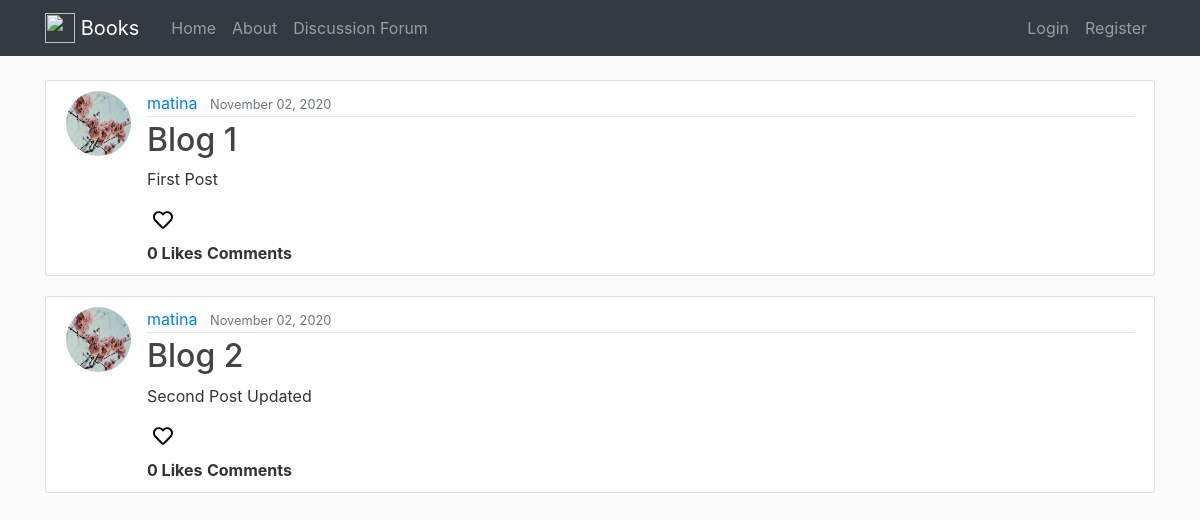
/forum/, run on an earlier commit of the app's database.
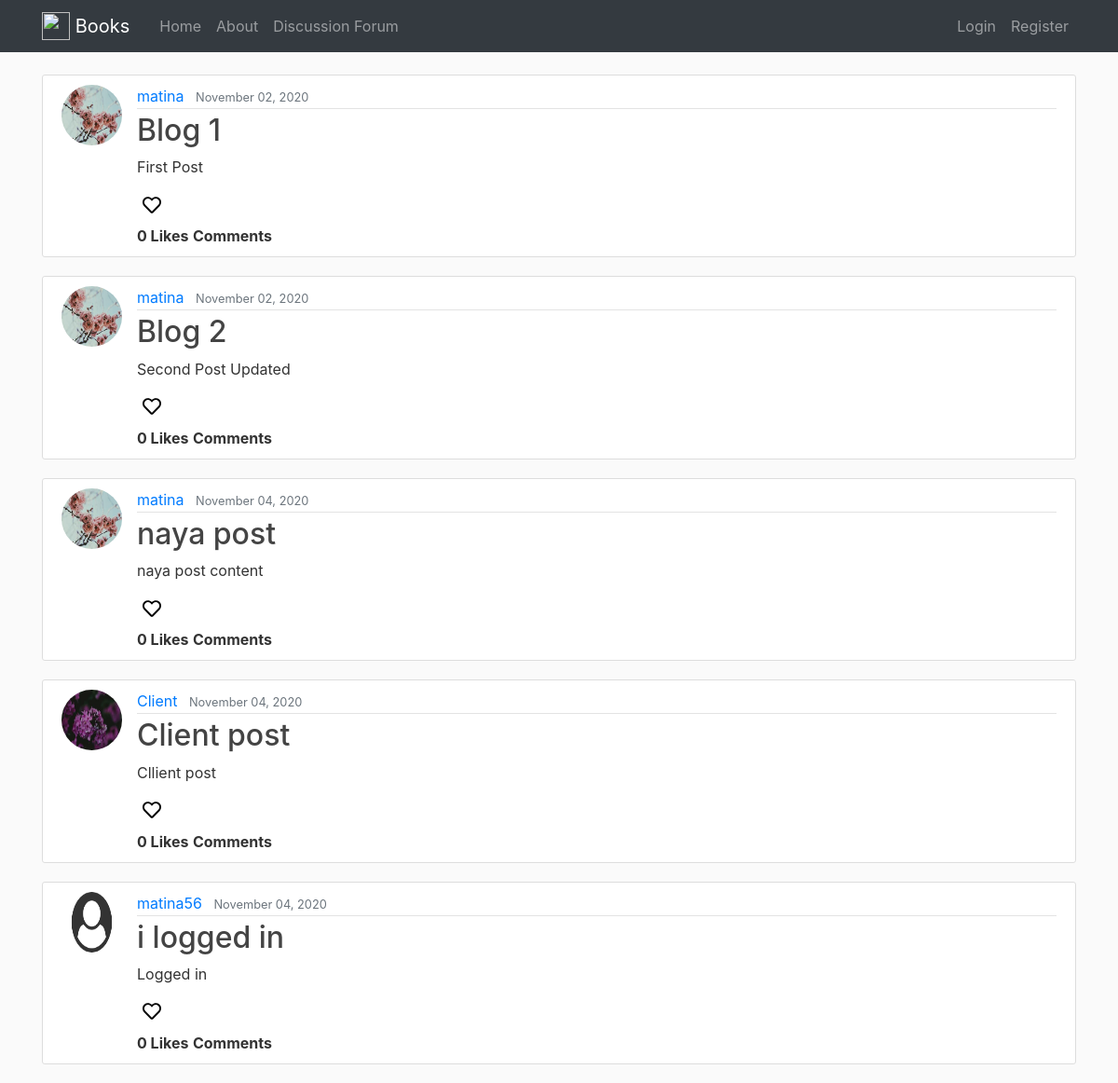
And on a later commit of the database.
### forum/models.py (models this page shows, shortened)
class Post(models.Model):
    title = models.CharField(max_length=100)
    content = models.TextField()
    date_posted = models.DateTimeField(default=timezone.now)
    author = models.ForeignKey(User, on_delete=models.CASCADE) #If user is deleted it deletes the post too
    likes = models.ManyToManyField(User, default= None, blank=True, related_name='liked')
    comments = models.ManyToManyField(User, default= None, blank=True, related_name='commented')

### user/models.py (models this page shows, shortened)
class Profile(models.Model):
    user = models.OneToOneField(User, on_delete=models.CASCADE)
    bio = models.CharField(max_length = 100, blank=True)
    image = models.ImageField(default='default.png', upload_to='profile_pics')

### forum/views.py (the view)
# urls.py: path('forum/', PostListView.as_view(), name='forum-page'),
class PostListView(ListView):
    model = Post
    template_name = 'forum/forum.html'
    context_object_name = 'posts'
    paginate_by = 5

### forum/templates/forum/forum.html (shortened to what this page needs)
{% extends "forum/base.html" %}
{% block content %}
    {% for post in posts %}
    <article class="media content-section">
      <img class="rounded-circle article-img" src="{{ post.author.profile.image.url }}" alt="">
        <div class="media-body">
          <div class="article-metadata">
            <a class="mr-2" href="{% url 'profile' post.author_id %}">{{ post.author }}</a>
            <small class="text-muted">{{ post.date_posted|date:"F d, Y"}}</small>
          </div>
          <h2><a class="article-title" href="{% url 'post-detail' post.id %}">{{ post.title }}</a></h2>
          <p class="article-content">{{ post.content }}</p>
          <h5>
            <form action="{% url 'likes' %}" method="POST">
              {% if user not in post.likes.all %}
              <button type="submit" style="border: none; background-color: transparent;"><i class="far fa-heart" style="color: black;"></i></button>
              {% else %}
              <button type="submit" style="border: none; background-color: transparent;"><i class="fas fa-heart" style="color: red;"></i></button>
              {% endif %}
            </form>
          </h5>
          <strong>{{ post.likes.all.count }} Likes</strong>
          <strong>{{ comment }} Comments</strong>
        </div>
    </article>
    {% endfor %}
{% endblock content %}

What changed in the data, as far as the page shows it:
added Post: author.profile.image (picture), author "matina", date_posted "November 04, 2020", title "naya post", content "naya post content", likes.all.count "0"
added Post: author.profile.image (picture), author "Client", date_posted "November 04, 2020", title "Client post", content "Cllient post", likes.all.count "0"
added Post: author.profile.image (placeholder picture), author "matina56", date_posted "November 04, 2020", title "i logged in", content "Logged in", likes.all.count "0"
